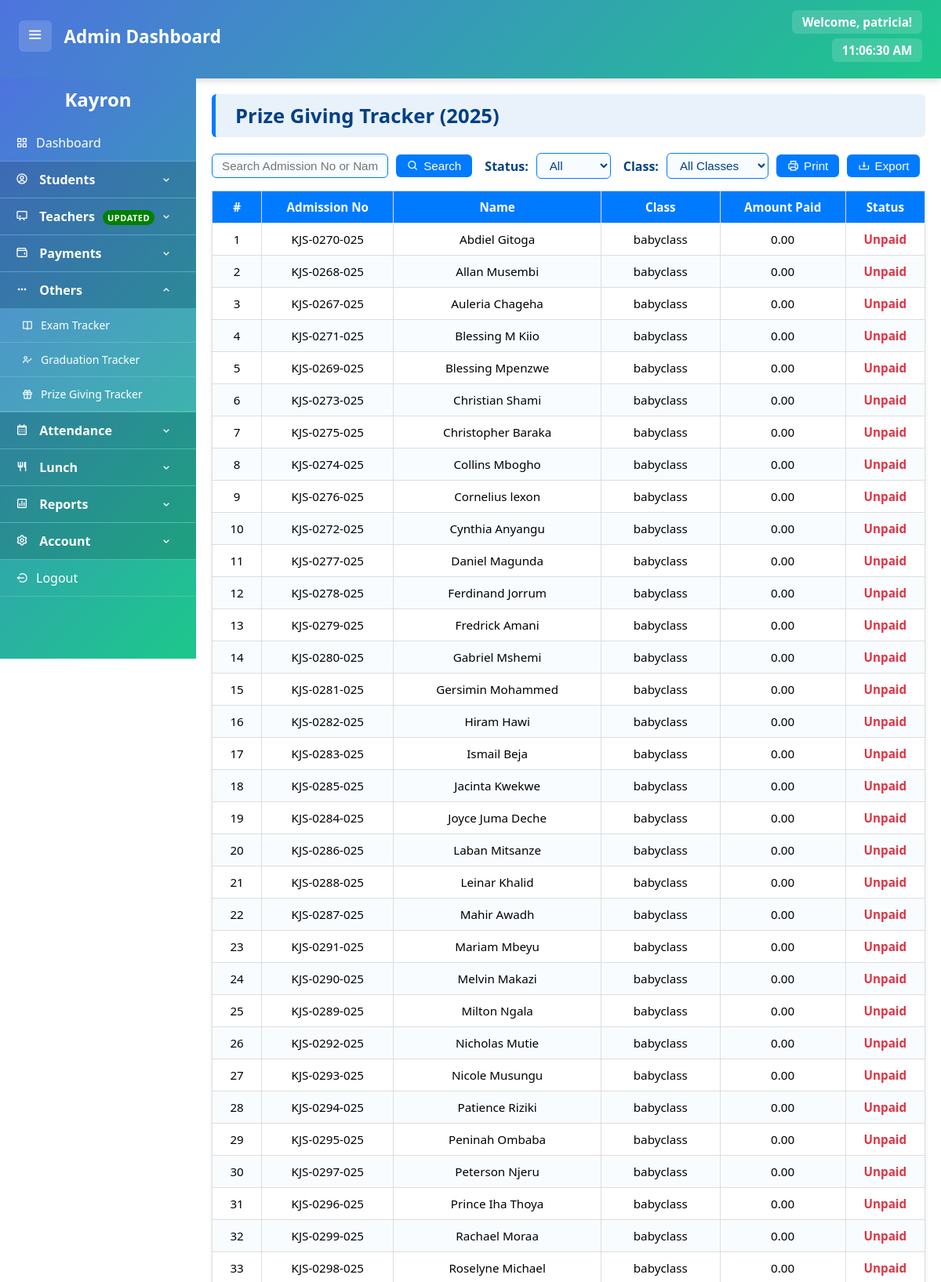
The app's page /php/prize-giving-tracker.php (signed in, upper part) with its own data.
### tables this page shows
CREATE TABLE student_records (
    id INT AUTO_INCREMENT PRIMARY KEY,
    admission_no VARCHAR(20) NOT NULL UNIQUE,
    birth_cert VARCHAR(20),
    name VARCHAR(100) NOT NULL,
    dob DATE,
    gender ENUM('male', 'female') NOT NULL,
    student_photo LONGBLOB,
    class ENUM(
        'babyclass', 'intermediate', 'pp1', 'pp2',
        'grade1', 'grade2', 'grade3', 'grade4', 'grade5', 'grade6'
    ) NOT NULL,
    term ENUM('term1', 'term2', 'term3') NOT NULL,
    religion ENUM('christian', 'muslim', 'other'),
    guardian VARCHAR(100),
    phone VARCHAR(20),
    alt_phone VARCHAR(20), 
    created_at TIMESTAMP DEFAULT CURRENT_TIMESTAMP
);

### php/prize-giving-tracker.php (the view, shortened to what this page needs)
<?php
include 'db.php';
$currentYear = date("Y");
$status_filter = $_GET['status_filter'] ?? "all";
$class_filter  = $_GET['class_filter'] ?? "all";
$search = trim($_GET['search'] ?? "");
$sql = "SELECT admission_no, name, class FROM student_records ORDER BY class, name";
$result = $conn->query($sql);
$students = [];
if ($result->num_rows > 0) {
    while ($row = $result->fetch_assoc()) {
        $admission = $row['admission_no'];
        $status = "Unpaid";
        $amount = 0;
        $matchesStatus = ($status_filter === "all" || strtolower($status_filter) === strtolower($status));
        $matchesSearch = ($search === ""
                          || stripos($row['admission_no'], $search) !== false
                          || stripos($row['name'], $search) !== false);
        $matchesClass  = ($class_filter === "all" || $row['class'] === $class_filter);
        if ($matchesStatus && $matchesSearch && $matchesClass) {
            $students[] = [
                "admission_no" => $admission,
                "name" => $row['name'],
                "class" => $row['class'],
                "amount" => $amount,
                "status" => $status
            ];
        }
    }
}
usort($students, function($a, $b) {
    if ($a['status'] == $b['status']) return 0;
    return ($a['status'] == 'Paid') ? -1 : 1;
});
?>
<!DOCTYPE html>
<html lang="en">
<head>
    <link rel="stylesheet" href="../style/style-sheet.css">
  <link href='https://unpkg.com/boxicons@2.1.4/css/boxicons.min.css' rel='stylesheet'>
  <link href='https://cdn.boxicons.com/fonts/basic/boxicons.min.css' rel='stylesheet'>
</head>
<body>
<?php include '../includes/header.php'; ?>
<div class="dashboard-container">
  <?php include '../includes/sidebar.php'; ?>
<main class="content">
    <h2><i class="fas fa-award"></i> Prize Giving Tracker (<?= $currentYear ?>)</h2>
<form method="get" class="filter-form">
    <input type="text" name="search" placeholder="Search Admission No or Name"
           value="<?= htmlspecialchars($search) ?>" />
    <button type="submit"><i class="bx bx-search"></i> Search</button>
    <label for="status_filter"><i class="fas fa-filter"></i> Status:</label>
    <select name="status_filter" id="status_filter" onchange="this.form.submit()">
        <option value="all" <?= $status_filter=="all"?"selected":"" ?>>All</option>
    </select>
    <label for="class_filter"><i class="fas fa-school"></i> Class:</label>
    <select name="class_filter" id="class_filter" onchange="this.form.submit()">
        <option value="all" <?= $class_filter=="all"?"selected":"" ?>>All Classes</option>
    </select>
    <button type="button" onclick="printTable()"><i class="bx bx-printer"></i> Print</button>
    <button type="button" onclick="exportTable()"><i class="bx bx-download"></i> Export</button>
</form>
    <table id="prizeTable">
        <thead>
            <tr>
                <th>#</th>
                <th>Admission No</th>
                <th>Name</th>
                <th>Class</th>
                <th>Amount Paid</th>
                <th>Status</th>
            </tr>
        </thead>
        <tbody>
        <?php $i=1; foreach($students as $s): ?>
            <tr>
                <td><?= $i++ ?></td>
                <td><?= htmlspecialchars($s['admission_no']) ?></td>
                <td><?= htmlspecialchars($s['name']) ?></td>
                <td><?= htmlspecialchars($s['class']) ?></td>
                <td><?= number_format($s['amount'],2) ?></td>
                <td class="<?= $s['status']=='Paid' ? 'status-paid' : 'status-unpaid' ?>">
                    <?= $s['status'] ?>
                </td>
            </tr>
        <?php endforeach; ?>
        </tbody>
    </table>
</main>
</div>
</body>
</html>

### style/style-sheet.css (style rules this page uses)
* { margin: 0; padding: 0; box-sizing: border-box; }
html, body { width: 100%; margin: 0; padding: 0; }
body { padding-bottom: 45px; margin: 0; font-family: 'Segoe UI', sans-serif; background: white; }
main, .content { margin-top: 100px; margin-left: 250px; padding: 20px; min-height: calc(100vh - 100px); background: white; }

### php/prize-giving-tracker.php (style rules this page uses)
main.content h2 { font-size: 1.6rem; margin-bottom: 20px; display: flex; align-items: center; gap: 10px; color: #004085; padding: 10px 15px; background: #e9f2fb; border-left: 5px solid #007bff; border-radius: 6px; }
.filter-form { display: flex; align-items: center; gap: 10px; margin-bottom: 15px; }
.filter-form label { font-weight: 600; display: flex; align-items: center; gap: 6px; color: #004085; }
.filter-form select { padding: 6px 12px; border-radius: 6px; border: 1px solid #007bff; font-size: 0.95rem; cursor: pointer; background: #f8fbff; color: #004085; }
.filter-form input[type="text"] { padding: 6px 12px; border-radius: 6px; border: 1px solid #007bff; font-size: 0.95rem; outline: none; background: #f8fbff; color: #004085; transition: all 0.3s ease; }
.filter-form button { padding: 6px 14px; border: none; border-radius: 6px; background: #007bff; color: #fff; font-size: 0.95rem; font-weight: 500; cursor: pointer; display: flex; align-items: center; gap: 6px; transition: all 0.3s ease; }
#prizeTable { width: 100%; border-collapse: collapse; background: #fff; box-shadow: 0 2px 5px rgba(0,0,0,0.1); }
#prizeTable th, #prizeTable td { border: 1px solid #ddd; padding: 10px; text-align: center; font-size: 0.95rem; }
#prizeTable th { background: #007bff; color: #fff; font-weight: 600; }
#prizeTable tr:nth-child(even) { background: #f9fcff; }
.status-unpaid { color: #dc3545; font-weight: 600; }

### records on screen
student_records: admission_no "KJS-0270-025", name "Abdiel Gitoga", class "babyclass", amount "0.00", status "Unpaid"
student_records: admission_no "KJS-0268-025", name "Allan Musembi", class "babyclass", amount "0.00", status "Unpaid"
student_records: admission_no "KJS-0267-025", name "Auleria Chageha", class "babyclass", amount "0.00", status "Unpaid"
student_records: admission_no "KJS-0271-025", name "Blessing M Kiio", class "babyclass", amount "0.00", status "Unpaid"
student_records: admission_no "KJS-0269-025", name "Blessing Mpenzwe", class "babyclass", amount "0.00", status "Unpaid"
student_records: admission_no "KJS-0273-025", name "Christian Shami", class "babyclass", amount "0.00", status "Unpaid"
student_records: admission_no "KJS-0275-025", name "Christopher Baraka", class "babyclass", amount "0.00", status "Unpaid"
student_records: admission_no "KJS-0274-025", name "Collins Mbogho", class "babyclass", amount "0.00", status "Unpaid"
student_records: admission_no "KJS-0276-025", name "Cornelius lexon", class "babyclass", amount "0.00", status "Unpaid"
student_records: admission_no "KJS-0272-025", name "Cynthia Anyangu", class "babyclass", amount "0.00", status "Unpaid"
student_records: admission_no "KJS-0277-025", name "Daniel Magunda", class "babyclass", amount "0.00", status "Unpaid"
student_records: admission_no "KJS-0278-025", name "Ferdinand Jorrum", class "babyclass", amount "0.00", status "Unpaid"
student_records: admission_no "KJS-0279-025", name "Fredrick Amani", class "babyclass", amount "0.00", status "Unpaid"
student_records: admission_no "KJS-0280-025", name "Gabriel Mshemi", class "babyclass", amount "0.00", status "Unpaid"
student_records: admission_no "KJS-0281-025", name "Gersimin Mohammed", class "babyclass", amount "0.00", status "Unpaid"
student_records: admission_no "KJS-0282-025", name "Hiram Hawi", class "babyclass", amount "0.00", status "Unpaid"
student_records: admission_no "KJS-0283-025", name "Ismail Beja", class "babyclass", amount "0.00", status "Unpaid"
student_records: admission_no "KJS-0285-025", name "Jacinta Kwekwe", class "babyclass", amount "0.00", status "Unpaid"
student_records: admission_no "KJS-0284-025", name "Joyce Juma Deche", class "babyclass", amount "0.00", status "Unpaid"
student_records: admission_no "KJS-0286-025", name "Laban Mitsanze", class "babyclass", amount "0.00", status "Unpaid"
student_records: admission_no "KJS-0288-025", name "Leinar Khalid", class "babyclass", amount "0.00", status "Unpaid"
student_records: admission_no "KJS-0287-025", name "Mahir Awadh", class "babyclass", amount "0.00", status "Unpaid"
student_records: admission_no "KJS-0291-025", name "Mariam Mbeyu", class "babyclass", amount "0.00", status "Unpaid"
student_records: admission_no "KJS-0290-025", name "Melvin Makazi", class "babyclass", amount "0.00", status "Unpaid"
student_records: admission_no "KJS-0289-025", name "Milton Ngala", class "babyclass", amount "0.00", status "Unpaid"
student_records: admission_no "KJS-0292-025", name "Nicholas Mutie", class "babyclass", amount "0.00", status "Unpaid"
student_records: admission_no "KJS-0293-025", name "Nicole Musungu", class "babyclass", amount "0.00", status "Unpaid"
student_records: admission_no "KJS-0294-025", name "Patience Riziki", class "babyclass", amount "0.00", status "Unpaid"
student_records: admission_no "KJS-0295-025", name "Peninah Ombaba", class "babyclass", amount "0.00", status "Unpaid"
student_records: admission_no "KJS-0297-025", name "Peterson Njeru", class "babyclass", amount "0.00", status "Unpaid"
student_records: admission_no "KJS-0296-025", name "Prince Iha Thoya", class "babyclass", amount "0.00", status "Unpaid"
student_records: admission_no "KJS-0299-025", name "Rachael Moraa", class "babyclass", amount "0.00", status "Unpaid"
student_records: admission_no "KJS-0298-025", name "Roselyne Michael", class "babyclass", amount "0.00", status "Unpaid"

### other values on screen
$username "patricia"
